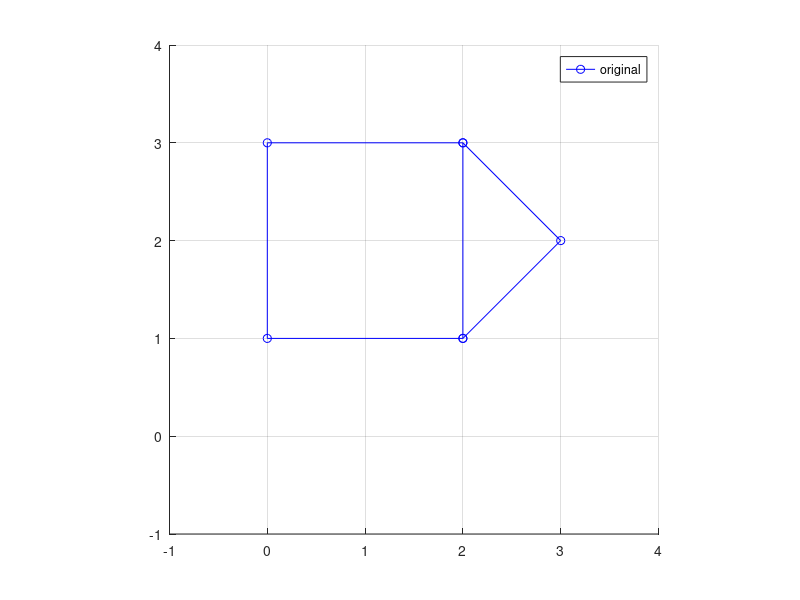

Source code (MATLAB):
%D=[1 1 3 3 2 1 3;2 0 0 2 3 2 2];
%x=D(1,:);
%y=D(2,:);
%plot(x,y)



%D=[1 1 3 3 2 1 3;2 0 0 2 3 2 2];
%theta1=90*pi/180;
%r1=[cos(theta1) -sin(theta1);sin(theta1) cos(theta1)];
%rd1=r1*D
%x=rd1(1,:);
%y=rd1(2,:);
%plot(x,y,'bo-')


D=[1 1 3 3 2 1 3;2 0 0 2 3 2 2];
R=[0 1;1 0];
RD=R*D;
x=RD(1,:);
y=RD(2,:);
hold on;
plot(x,y,'ob-')
axis([-1 4 -1 4],'equal');
grid on;
legend('original','reflected')
hold off;
